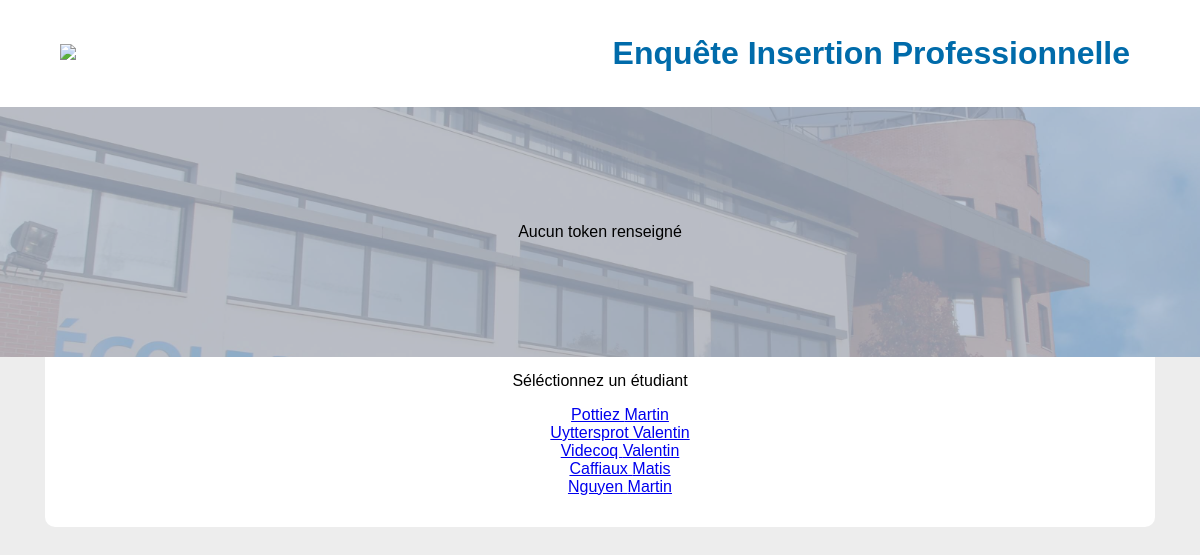
The page / on the database its author committed.
### tables this page shows
CREATE TABLE `utilisateurs` (
  `id` int(11) NOT NULL,
  `nom` varchar(50) NOT NULL,
  `prenom` varchar(50) NOT NULL,
  `mail` varchar(255) NOT NULL,
  `password` varchar(255) NOT NULL,
  `auth` int(11) NOT NULL DEFAULT '1',
  `token` varchar(50) NOT NULL
);

### index.php (the view, shortened to what this page needs)
<?php include('connect_db.php');?>
<!DOCTYPE html>
<html>
    <head>
        <link rel="stylesheet" type="text/css" href="style.css?d=2"/>
    </head>
    <body>
      <header class="flex jc-center center">
        <div class="wrapper flex jc-sb ai-center">
          <div>
            <a href="index.php"><img src="img/logo.png" width="200"/></a>
          </div>
          <div>
            <h1>Enquête Insertion Professionnelle</h1>
          </div>
        </div>
      </header>
      <?php
      if(isset($_GET['token']))
      {
        $rl=$db->prepare('SELECT COUNT(*) as nbU FROM utilisateurs WHERE token = :token');
        $rl->execute(array(
          'token' => $_GET['token']
        ));
        $count = $rl->fetch();
        if($count['nbU'] == 1)
        {
          $req=$db->prepare('SELECT * FROM utilisateurs WHERE token = :token');
          $req->execute(array(
            'token' => $_GET['token']
          ));
          $user=$req->fetch();
          echo'
                <div class="subheader">
                  <div class="subheader-grey flex jc-center ai-center">
                    <div>
                      <img src="img/student.png" width="100px"/>
                    </div>
                    <div>'.$user['nom'].' '.$user['prenom'].'</div>
                  </div>
                </div>
                <div class="flex jc-center center">
                  <div class="wrapper">
                    <form method="post">
                      <h2>Questionnaire</h2>
                      <div class="left">';
                      $rl_q=$db->prepare('SELECT COUNT(*) as q FROM reponses WHERE idU = :idU AND idQ = :idQ');
                      $rl_q->execute(array(
                        'idU' => $user['id'],
                        'idQ' => 1
                      ));
                      $q1_exist=$rl_q->fetch();
                      if($q1_exist['q'] == 0)
                      {
                        echo'
                        <div class="q">
                            En quelle année avez-vous été diplomé ?
                            <div>
                              <input  type="number" name="annee" min="2000" max="'.date("Y").'"/>
                            </div>
                          </div>';
                      }
                      $rl_q->execute(array(
                        'idU' => $user['id'],
                        'idQ' => 2
                      ));
                      $q1_exist=$rl_q->fetch();
                      if($q1_exist['q'] == 0)
                      {
                        echo'<div class="q">
                          Dans quelle formation étiez-vous ?
                          <div>
                            <input  type="radio" name="formation" value="info" />Informatique
                            <input  type="radio" name="formation" value="indus" />Génie Industriel
                            <input  type="radio" name="formation" value="dd" />Développement Durable
                          </div>
                        </div>';
                      }
                      echo'<div>';
                      $rl_q->execute(array(
                        'idU' => $user['id'],
                        'idQ' => 3
                      ));
                      $display = "none";
                      $q1_exist=$rl_q->fetch();
                      if($q1_exist['q'] == 0)
                      {
                        echo'
                        <div class="q">
                          Avez-trouvez du travail ?
                          <div>
                            <input type="radio" id="yesJob" name="jobanswer" value="no" onchange="document.getElementById(\'otherQuestions\').style.display = \'none\';">
                            <label>Non</label>
                            <input type="radio" id="noJob" name="jobanswer" value="yes" onchange="document.getElementById(\'otherQuestions\').style.display = \'unset\';">
                            <label>Oui</label><br>
                          </div>
                        </div>';
                      }
                      else
                      {
                        $req=$db->prepare('SELECT * FROM reponses WHERE idU = :idU AND idQ = :idQ');
                        $req->execute(array(
                          'idU' => $user['id'],
                          'idQ' => 3
                        ));
                        $q = $req->fetch();
                        if($q['reponse'] == "oui"){$display = "unset";}else{$display="none";}
                      }
                      echo'<span style ="display: '.$display.';" id="otherQuestions">';
                      $rl_q->execute(array(
                        'idU' => $user['id'],
                        'idQ' => 4
                      ));
                      $q1_exist=$rl_q->fetch();
                      if($q1_exist['q'] == 0)
                      {
                        echo'
                        <div class="q">
                          En combien de mois avez-vous trouvé un emploi après obtention du diplôme ?
                          <div>
                            <input  type="number" name="mois" min="O" /> mois
                          </div>
                        </div>';
                      }
                      $rl_q->execute(array(
                        'idU' => $user['id'],
                        'idQ' => 5
                      ));
                      $q1_exist=$rl_q->fetch();
                      if($q1_exist['q'] == 0)
                      {
                        echo'<div class="q">
                          Votre salaire annuel se situe :
                          <div>
                            <input  type="radio" name="salaire" value="1" />Entre 0 et 20 000€
                            <input  type="radio" name="salaire" value="2" />Entre 20 000 et 40 000€
                            <input  type="radio" name="salaire" value="3" />Supérieur à 40 000€
                          </div>
                        </div>';
                      }
                      echo'
                      </span>
                      <input type="submit" name="send" value="Envoyer" autocomplete="off"/>';
                      include('sendAnswer.php');
                      echo'
                          <p>'.@$errormessage.'</p>
                        </div>
                      </form>
                    </div>
                  </div>
              </body>
          </html>';
        }
        else
        {
          echo'Token incorrect';
        }
      }
      else
      {
        echo'
        <div class="subheader">
          <div class="subheader-grey flex jc-center ai-center">
            <div>
              Aucun token renseigné
            </div>
          </div>
        </div>
        <div class="flex jc-center center">
          <div class="wrapper">
            Séléctionnez un étudiant
            <ul style="list-style:none">';
            $req=$db->query('SELECT * FROM utilisateurs');
            while($user=$req->fetch())
            {
              echo'<li><a href="index.php?token='.$user['token'].'">'.$user['nom'].' '.$user['prenom'].'</a></li>';
            }
            echo'
            </ul>
          </div>
        </div>';
      }
      ?>

### style.css (style rules this page uses)
body { font-family: 'Helvetica'; padding:0; margin:0; background-color:#ededed; }
header { background-color:#fff; padding:10px; }
.subheader { background-image:url('img/bg.jpg'); background-repeat:no-repeat; background-position:center center; background-size:cover; height:250px; }
.subheader-grey { width:100%; height:100%; background-color:rgba(175,187,207,0.8); }
h1 { color:#006baa; padding:10px; margin:0; }
.flex { display:flex; flex-wrap:wrap; }
.ai-center { align-items: center; }
.jc-center { justify-content: center; }
.jc-sb { justify-content: space-between; }
.center { text-align:center; }
.wrapper { width:1080px; padding:15px; border-radius:0 0 10px 10px; background-color:#fff; }

### rows shown on the page
utilisateurs: nom "Pottiez", prenom "Martin"
utilisateurs: nom "Uyttersprot", prenom "Valentin"
utilisateurs: nom "Videcoq", prenom "Valentin"
utilisateurs: nom "Caffiaux", prenom "Matis"
utilisateurs: nom "Nguyen", prenom "Martin"
